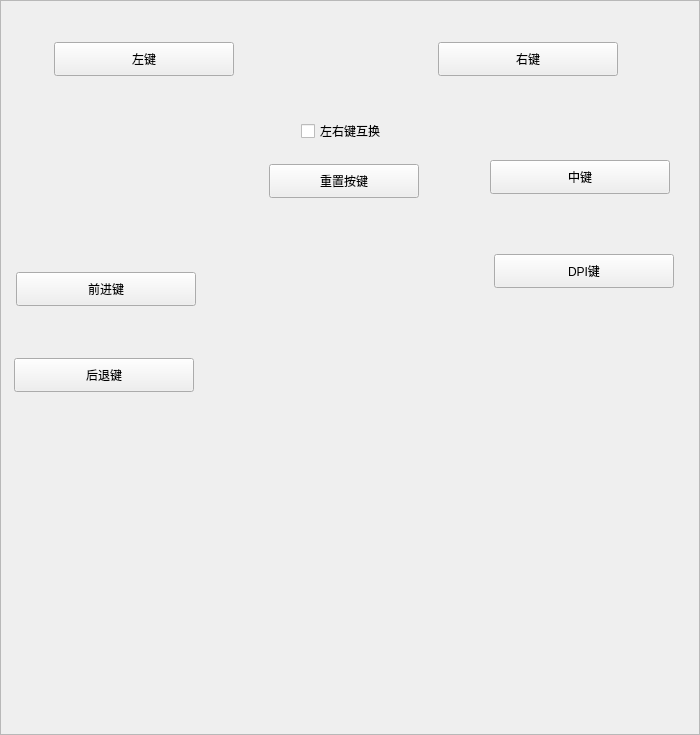
              <widget class="QFrame" name="frameMouseHold">
               <property name="sizePolicy">
                <sizepolicy hsizetype="Fixed" vsizetype="Preferred">
                 <horstretch>0</horstretch>
                 <verstretch>0</verstretch>
                </sizepolicy>
               </property>
               <property name="minimumSize">
                <size>
                 <width>700</width>
                 <height>0</height>
                </size>
               </property>
               <property name="frameShape">
                <enum>QFrame::Shape::StyledPanel</enum>
               </property>
               <property name="frameShadow">
                <enum>QFrame::Shadow::Raised</enum>
               </property>
               <widget class="KeyboardButton" name="pushButtonMkey1705">
                <property name="geometry">
                 <rect>
                  <x>16</x>
                  <y>272</y>
                  <width>180</width>
                  <height>34</height>
                 </rect>
                </property>
                <property name="cursor">
                 <cursorShape>PointingHandCursor</cursorShape>
                </property>
                <property name="text">
                 <string>前进键</string>
                </property>
                <property name="checkable">
                 <bool>true</bool>
                </property>
                <attribute name="buttonGroup">
                 <string notr="true">buttonGroupKeySet</string>
                </attribute>
               </widget>
               <widget class="KeyboardButton" name="pushButtonMkey1702">
                <property name="geometry">
                 <rect>
                  <x>438</x>
                  <y>42</y>
                  <width>180</width>
                  <height>34</height>
                 </rect>
                </property>
                <property name="minimumSize">
                 <size>
                  <width>180</width>
                  <height>34</height>
                 </size>
                </property>
                <property name="maximumSize">
                 <size>
                  <width>180</width>
                  <height>32</height>
                 </size>
                </property>
                <property name="cursor">
                 <cursorShape>PointingHandCursor</cursorShape>
                </property>
                <property name="text">
                 <string>右键</string>
                </property>
                <property name="checkable">
                 <bool>true</bool>
                </property>
                <attribute name="buttonGroup">
                 <string notr="true">buttonGroupKeySet</string>
                </attribute>
               </widget>
               <widget class="KeyboardButton" name="pushButtonMkey1703">
                <property name="geometry">
                 <rect>
                  <x>490</x>
                  <y>160</y>
                  <width>180</width>
                  <height>34</height>
                 </rect>
                </property>
                <property name="minimumSize">
                 <size>
                  <width>180</width>
                  <height>34</height>
                 </size>
                </property>
                <property name="maximumSize">
                 <size>
                  <width>180</width>
                  <height>32</height>
                 </size>
                </property>
                <property name="cursor">
                 <cursorShape>PointingHandCursor</cursorShape>
                </property>
                <property name="text">
                 <string>中键</string>
                </property>
                <property name="checkable">
                 <bool>true</bool>
                </property>
                <attribute name="buttonGroup">
                 <string notr="true">buttonGroupKeySet</string>
                </attribute>
               </widget>
               <widget class="KeyboardButton" name="pushButtonMkey1704">
                <property name="geometry">
                 <rect>
                  <x>14</x>
                  <y>358</y>
                  <width>180</width>
                  <height>34</height>
                 </rect>
                </property>
                <property name="cursor">
                 <cursorShape>PointingHandCursor</cursorShape>
                </property>
                <property name="text">
                 <string>后退键</string>
                </property>
                <property name="checkable">
                 <bool>true</bool>
                </property>
                <attribute name="buttonGroup">
                 <string notr="true">buttonGroupKeySet</string>
                </attribute>
               </widget>
               <widget class="KeyboardButton" name="pushButtonMkey1701">
                <property name="geometry">
                 <rect>
                  <x>54</x>
                  <y>42</y>
                  <width>180</width>
                  <height>34</height>
                 </rect>
                </property>
                <property name="cursor">
                 <cursorShape>PointingHandCursor</cursorShape>
                </property>
                <property name="text">
                 <string>左键</string>
                </property>
                <property name="checkable">
                 <bool>true</bool>
                </property>
                <property name="checked">
                 <bool>false</bool>
                </property>
                <attribute name="buttonGroup">
                 <string notr="true">buttonGroupKeySet</string>
                </attribute>
               </widget>
               <widget class="KeyboardButton" name="pushButtonMkey1706">
                <property name="geometry">
                 <rect>
                  <x>494</x>
                  <y>254</y>
                  <width>180</width>
                  <height>34</height>
                 </rect>
                </property>
                <property name="minimumSize">
                 <size>
                  <width>180</width>
                  <height>34</height>
                 </size>
                </property>
                <property name="maximumSize">
                 <size>
                  <width>180</width>
                  <height>32</height>
                 </size>
                </property>
                <property name="cursor">
                 <cursorShape>PointingHandCursor</cursorShape>
                </property>
                <property name="text">
                 <string>DPI键</string>
                </property>
                <property name="checkable">
                 <bool>true</bool>
                </property>
                <attribute name="buttonGroup">
                 <string notr="true">buttonGroupKeySet</string>
                </attribute>
               </widget>
               <widget class="QFrame" name="frameMainPic">
                <property name="geometry">
                 <rect>
                  <x>206</x>
                  <y>76</y>
                  <width>276</width>
                  <height>650</height>
                 </rect>
                </property>
                <layout class="QVBoxLayout" name="verticalLayout_34">
                 <property name="spacing">
                  <number>20</number>
                 </property>
                 <item alignment="Qt::AlignmentFlag::AlignHCenter|Qt::AlignmentFlag::AlignTop">
                  <widget class="QLabel" name="labelMouse">
                   <property name="maximumSize">
                    <size>
                     <width>260</width>
                     <height>550</height>
                    </size>
                   </property>
                   <property name="text">
                    <string notr="true"/>
                   </property>
                   <property name="pixmap">
                    <pixmap resource="res.qrc">:/images/mouse/mouse2.png</pixmap>
                   </property>
                   <property name="scaledContents">
                    <bool>true</bool>
                   </property>
                  </widget>
                 </item>
                 <item alignment="Qt::AlignmentFlag::AlignHCenter">
                  <widget class="QCheckBox" name="checkBoxExchange">
                   <property name="cursor">
                    <cursorShape>PointingHandCursor</cursorShape>
                   </property>
                   <property name="text">
                    <string>左右键互换</string>
                   </property>
                   <property name="checked">
                    <bool>false</bool>
                   </property>
                  </widget>
                 </item>
                 <item alignment="Qt::AlignmentFlag::AlignHCenter">
                  <widget class="QPushButton" name="pushButtonMKeyReset">
                   <property name="minimumSize">
                    <size>
                     <width>150</width>
                     <height>34</height>
                    </size>
                   </property>
                   <property name="maximumSize">
                    <size>
                     <width>150</width>
                     <height>32</height>
                    </size>
                   </property>
                   <property name="cursor">
                    <cursorShape>PointingHandCursor</cursorShape>
                   </property>
                   <property name="text">
                    <string>重置按键</string>
                   </property>
                   <property name="checkable">
                    <bool>true</bool>
                   </property>
                  </widget>
                 </item>
                 <item>
                  <spacer name="verticalSpacer_17">
                   <property name="orientation">
                    <enum>Qt::Orientation::Vertical</enum>
                   </property>
                   <property name="sizeHint" stdset="0">
                    <size>
                     <width>20</width>
                     <height>40</height>
                    </size>
                   </property>
                  </spacer>
                 </item>
                </layout>
               </widget>
              </widget>
